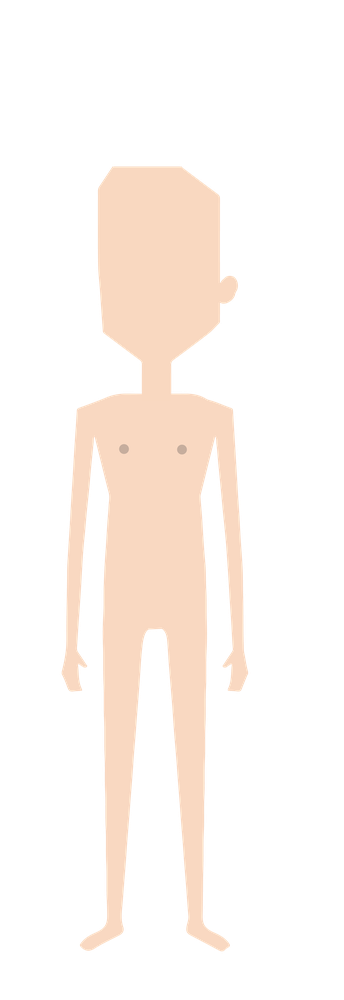
#> input picture img/body.png, 344 x 1000 px, shrunk from 2646 x 7684 before the run; the run also reads 1 picture not shown here
$ python avatar.py
#> lines starting #> are read from the running program, lines starting #| are printed output that depends on the picture
from PIL import Image
import cv2

#get input
print("*Building your Avatar*\nEnter 0 for 'No' and 1 for 'Yes'")
pants_option = input("do you want pants? ")
#> the answer given: 1
shirt_option = input("do you want a shirt? ")
#> the answer given: 1
# print(pants)
body = Image.open("./img/body.png")
#> body is the input picture: PIL image 344x1000 RGBA; mean R, G, B, A 57.3, 49.8, 44.4, 54.3
head = Image.open("./img/head.png")
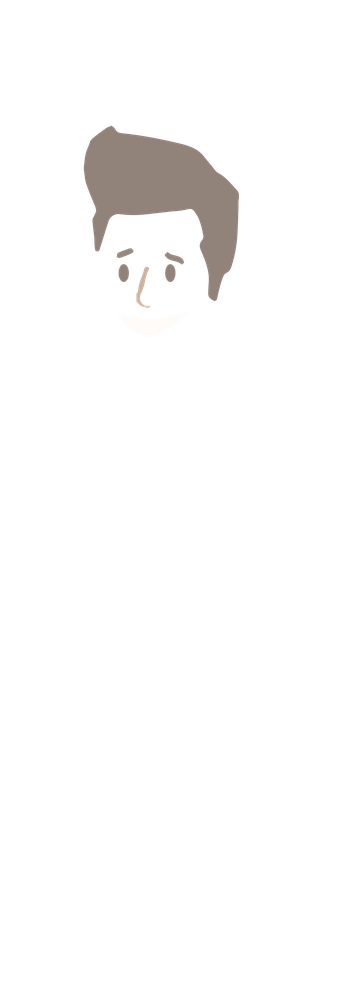
#> input picture img/head.png, 344 x 1000 px, shrunk from 2646 x 7684 before the run
#> head is the input picture: PIL image 344x1000 RGBA; mean R, G, B, A 7.2, 6.5, 6.1, 10.6
pants = Image.open("./img/pants.png")
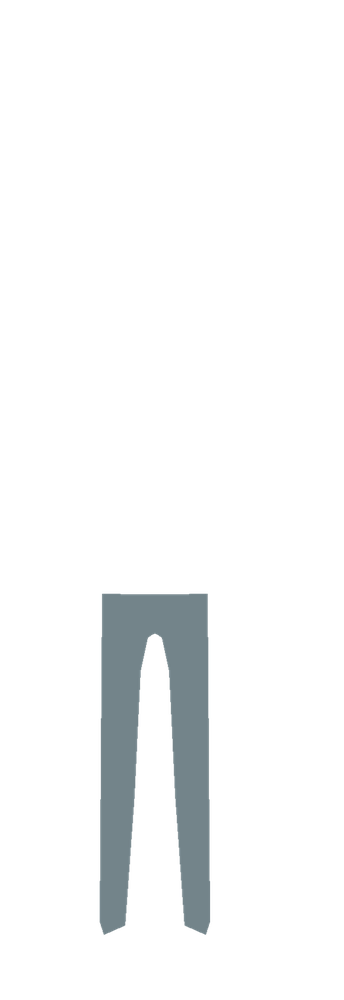
#> input picture img/pants.png, 344 x 1000 px, shrunk from 2646 x 7684 before the run
#> pants is the input picture: PIL image 344x1000 RGBA; mean R, G, B, A 8.9, 10.3, 10.8, 18.1
briefs = Image.open("./img/briefs.png")
shirt = Image.open("./img/shirt.png")
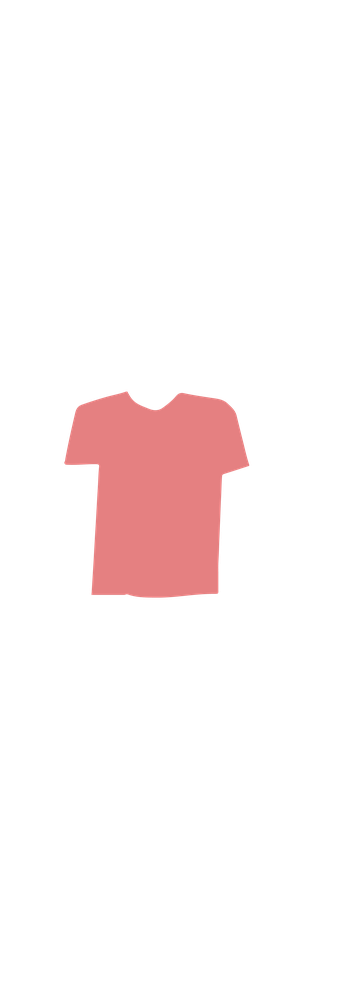
#> input picture img/shirt.png, 344 x 1000 px, shrunk from 2646 x 7684 before the run
#> shirt is the input picture: PIL image 344x1000 RGBA; mean R, G, B, A 19.1, 10.6, 10.7, 20.3

#build a body
Image.alpha_composite(body, head).save("avatar.png")
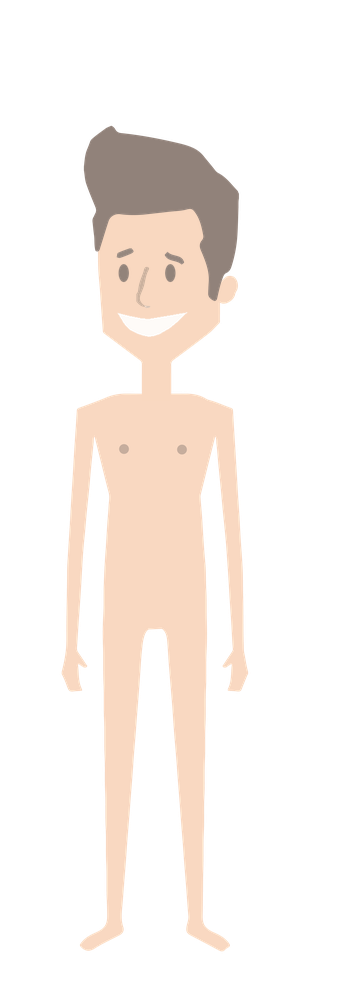
#> saved as avatar.png: PIL image 344x1000 RGBA; mean R, G, B, A 57.7, 50.3, 45.2, 58.9; transparent parts drawn white
tmp = Image.open("avatar.png")
Image.alpha_composite(tmp,briefs).save("avatar.png")
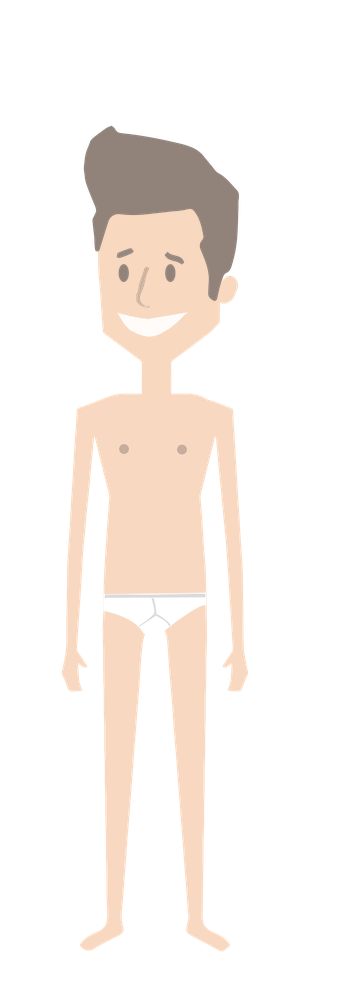
#> saved as avatar.png: PIL image 344x1000 RGBA; mean R, G, B, A 57.7, 50.6, 45.7, 58.9; transparent parts drawn white
if(pants_option == 1):
	tmp = Image.open("avatar.png")
	Image.alpha_composite(tmp, pants).save("avatar.png")
if(shirt_option == 1):
	tmp = Image.open("avatar.png")
	Image.alpha_composite(tmp, shirt).save("avatar.png")
if(shirt_option != 1 and pants_option != 1):
	print("okay, well at least you're wearing underwear.\n")
print("Avatar saved to 'avatar.png'")
